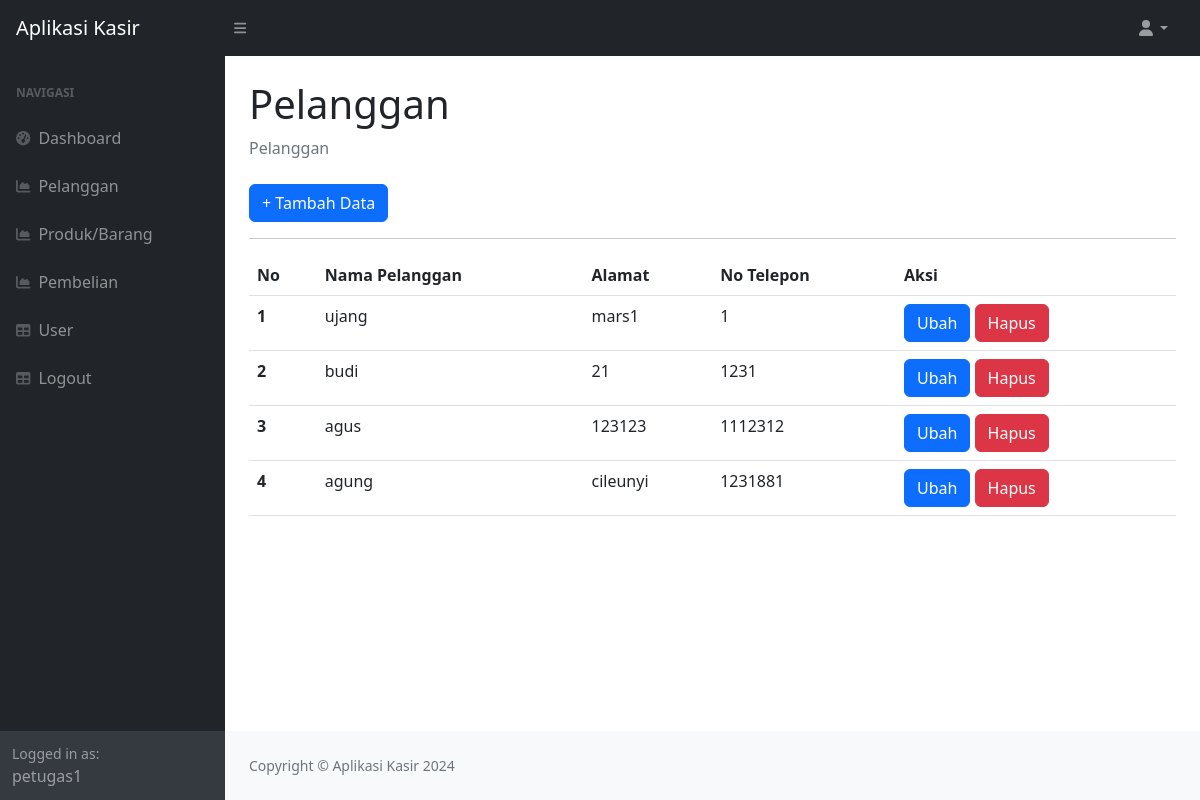
Page /?page=pelanggan (signed in) on the committed database.
### tables this page shows
CREATE TABLE `pelanggan` (
  `id_pelanggan` int(11) NOT NULL,
  `nama_pelanggan` varchar(255) DEFAULT NULL,
  `alamat` text DEFAULT NULL,
  `no_telepon` int(15) DEFAULT NULL
);

### pelanggan.php (the view)
<div class="container-fluid px-4">
    <h1 class="mt-4">Pelanggan</h1>
    <ol class="breadcrumb mb-4">
        <li class="breadcrumb-item active">Pelanggan</li>
    </ol>
    <a href="?page=pelanggan_tambah" class="btn btn-primary"> + Tambah Data</a>
    <hr>
    <table class="table">
        <thead>
            <tr>
                <th>No</th>
                <th>Nama Pelanggan</th>
                <th>Alamat</th>
                <th>No Telepon</th>
                <th>Aksi</th>
            </tr>
        </thead>
        <tbody>
            <?php
            $nomor = 1;
            $query = mysqli_query($koneksi, "SELECT * FROM pelanggan");
            while ($data = mysqli_fetch_array($query)) {
                ?>
                <tr>
                    <th scope="row"><?php echo $nomor++; ?></th>
                    <td><?php echo $data['nama_pelanggan']; ?></td>
                    <td><?php echo $data['alamat']; ?></td>
                    <td><?php echo $data['no_telepon']; ?></td>
                    <td>
                        <a href="?page=pelanggan_ubah&&id=<?php echo $data['id_pelanggan']; ?>"
                            class="btn btn-primary">Ubah</a>
                        <a href="?page=pelanggan_hapus&&id=<?php echo $data['id_pelanggan']; ?>"
                            class="btn btn-danger">Hapus</a>
                    </td>
                </tr>
                <?php
            }
            ?>
        </tbody>
    </table>
</div>

### rows in the picture
pelanggan: nama_pelanggan "ujang", alamat "mars1", no_telepon "1"
pelanggan: nama_pelanggan "budi", alamat "21", no_telepon "1231"
pelanggan: nama_pelanggan "agus", alamat "123123", no_telepon "1112312"
pelanggan: nama_pelanggan "agung", alamat "cileunyi", no_telepon "1231881"

### other values in the picture
$_SESSION['user']['nama'] "petugas1"
